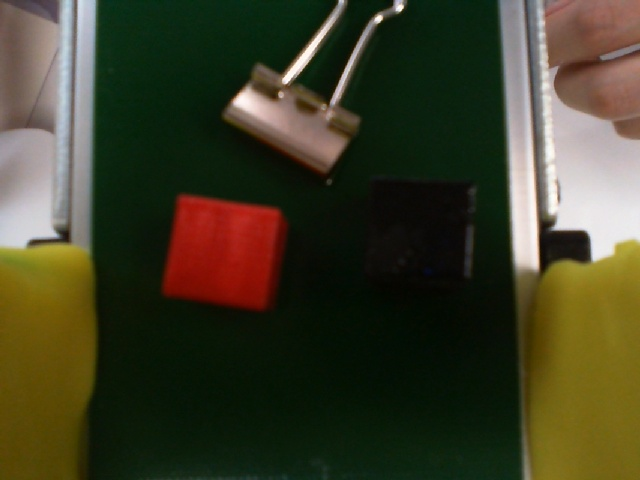
#> input picture HueBot/Vision_System/capturing_module/training_datasets/images/image_107.jpg, 640 x 480 px
$ python -i detect_by_cv_ref4.py   (imports and definitions only)
#> lines starting #> are read from the running program, lines starting #| are printed output that depends on the picture; after the words box and inside, x2 and y2 are one past the last pixel; in counts of white or black regions, pixels touching at a corner belong together
#> further down, picture is the input picture: shape (480, 640, 3); mean B, G, R 38.8, 61.6, 62.8
import cv2
import numpy as np

# 세가지 특정 색공간 범위 이외에 다른 색은 검정으로 변환하는 코드
# 단,주황색 영역의 색깔을 #db6b34색으로 변환할것


def extract_and_change_color(frame):
    # HSV 색공간으로 변환
    hsv = cv2.cvtColor(frame, cv2.COLOR_BGR2HSV)
#> hsv: shape (480, 640, 3); mean H, S, V 49.6, 156.3, 72.2

    # 색상 범위 설정 (HSV)
    lower_red = np.array([0, 50, 50])
    upper_red = np.array([10, 255, 255])
    lower_orange = np.array([11, 100, 100])
    upper_orange = np.array([25, 255, 255])
    lower_yellow = np.array([26, 100, 100])
    upper_yellow = np.array([34, 255, 255])

    # 주황색 마스크 생성 및 색상 변경
    orange_mask = cv2.inRange(hsv, lower_orange, upper_orange)
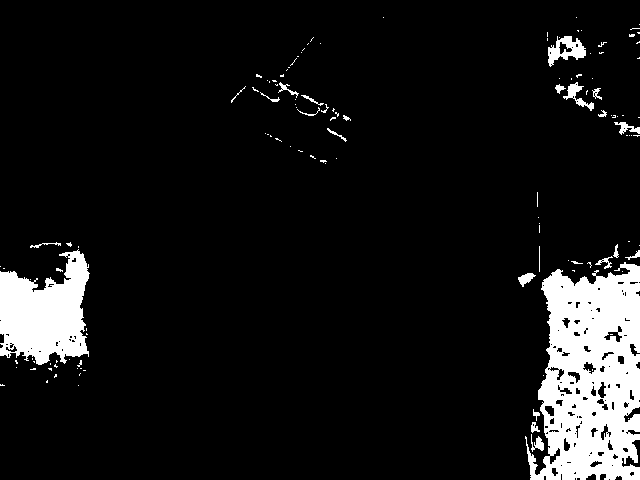
#> orange_mask: shape (480, 640); 8.8% white; 129 white regions (104 under 20 px), largest, box (x1, y1, x2, y2) and area: (525, 262, 640, 480) 17541, (0, 249, 90, 365) 6968, (548, 36, 586, 67) 586
    target_color_bgr = np.array([int('db', 16), int('6b', 16), int('34', 16)])
    frame[orange_mask != 0] = target_color_bgr
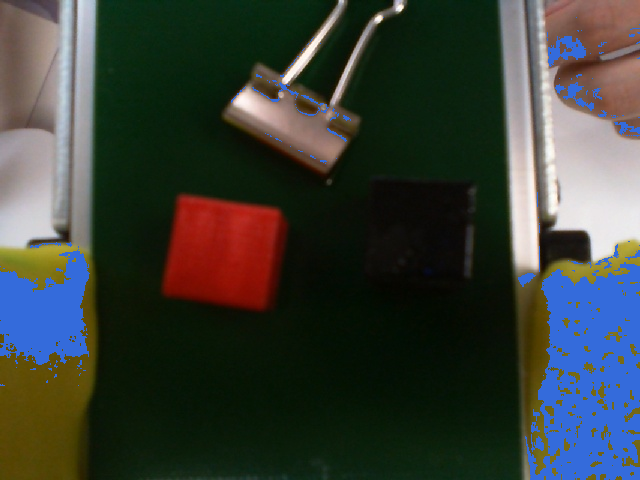
#> frame: shape (480, 640, 3); 8.81% of pixels changed, all inside (x1, y1, x2, y2) = (0, 17, 640, 480)

    # 다른 색상 마스크 생성 및 합치기
    red_mask = cv2.inRange(hsv, lower_red, upper_red)
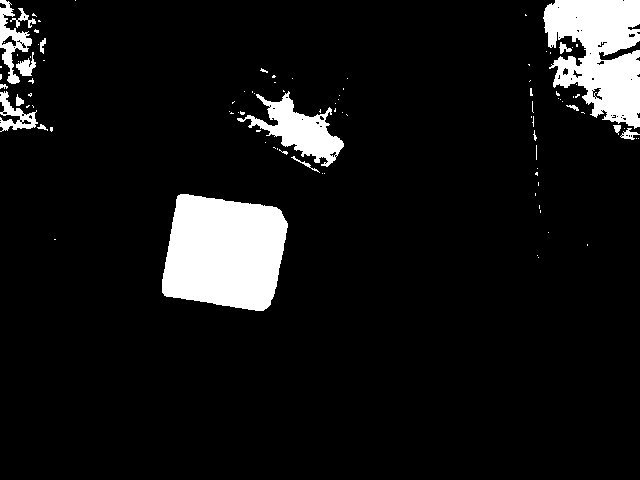
#> red_mask: shape (480, 640); 8.4% white; 97 white regions (81 under 20 px), largest, box (x1, y1, x2, y2) and area: (162, 194, 288, 311) 11710, (543, 0, 640, 129) 8407, (237, 91, 344, 167) 2952
    yellow_mask = cv2.inRange(hsv, lower_yellow, upper_yellow)
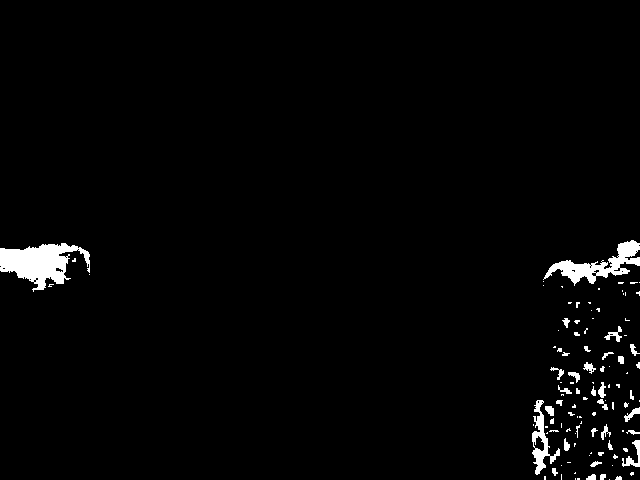
#> yellow_mask: shape (480, 640); 2.1% white; 108 white regions (72 under 20 px), largest, box (x1, y1, x2, y2) and area: (0, 243, 90, 292) 2314, (543, 240, 640, 286) 1488, (532, 400, 560, 475) 681
    mask = cv2.bitwise_or(red_mask, yellow_mask)
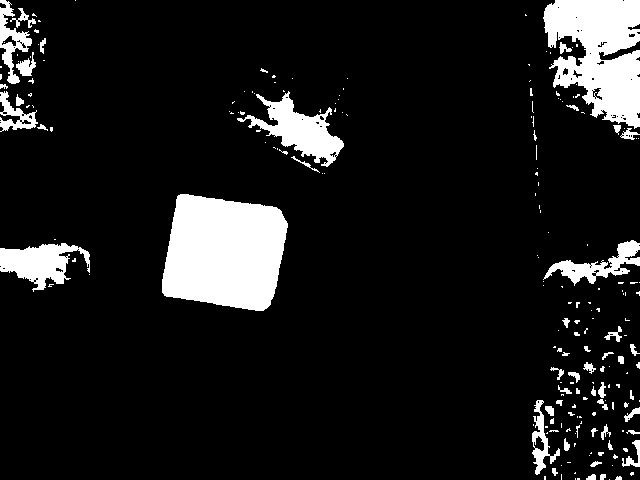
#> mask: shape (480, 640); 10.6% white; 205 white regions (153 under 20 px), largest, box (x1, y1, x2, y2) and area: (162, 194, 288, 311) 11710, (543, 0, 640, 129) 8407, (237, 91, 344, 167) 2952

    # 원본 이미지에 마스크 적용
    result = cv2.bitwise_and(frame, frame, mask=mask)
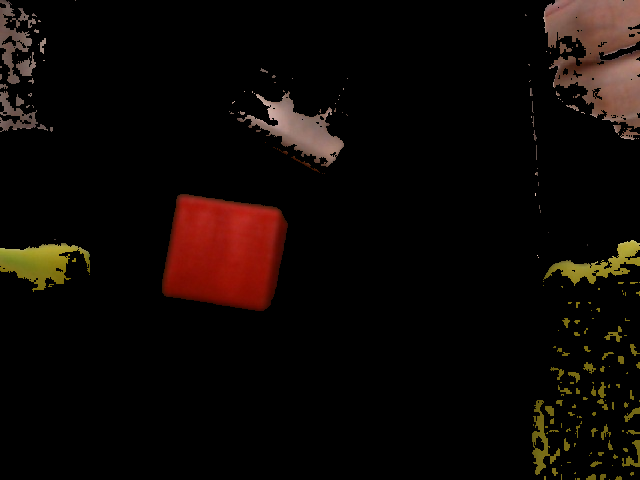
#> result: shape (480, 640, 3); mean B, G, R 5, 7.9, 14.2
    return result


def main():
    cap = cv2.VideoCapture("http://192.168.68.229:8080/?action=stream")
    if not cap.isOpened():
        print("카메라를 열 수 없습니다.")
        return -1

    while True:
        ret, frame = cap.read()
        if not ret:
            break

        result = extract_colors(frame)
        cv2.imshow('video', result)
        if cv2.waitKey(1) == 27:  # ESC 키를 누르면 종료
            break

    cap.release()
    cv2.destroyAllWindows()

# [2 lines not run here, left out]

>>> import cv2
>>> picture = cv2.imread('../../../HueBot/Vision_System/capturing_module/training_datasets/images/image_107.jpg')
>>> result = extract_and_change_color(picture)

$ run again, on HueBot/Vision_System/capturing_module/training_datasets/images/image_116.jpg
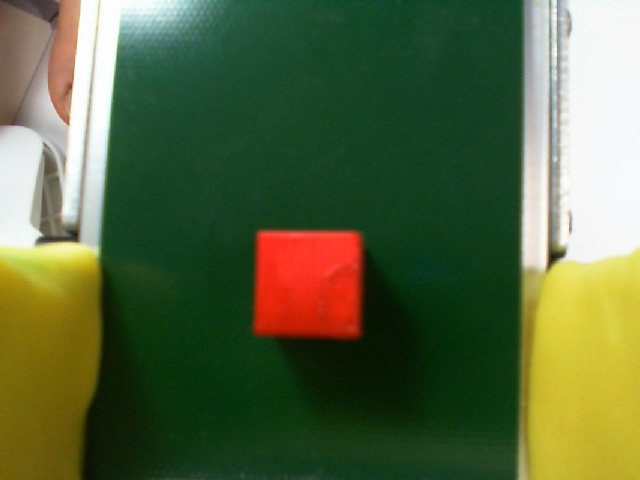
#> input picture HueBot/Vision_System/capturing_module/training_datasets/images/image_116.jpg, 640 x 480 px
#> picture is the input picture: shape (480, 640, 3); mean B, G, R 63.7, 102.5, 87.6
#> hsv: shape (480, 640, 3); mean H, S, V 55.3, 155.5, 112.6
#> in extract_and_change_color, `orange_mask = cv2.inRange(hsv, lower_orange, upper_orange)`:
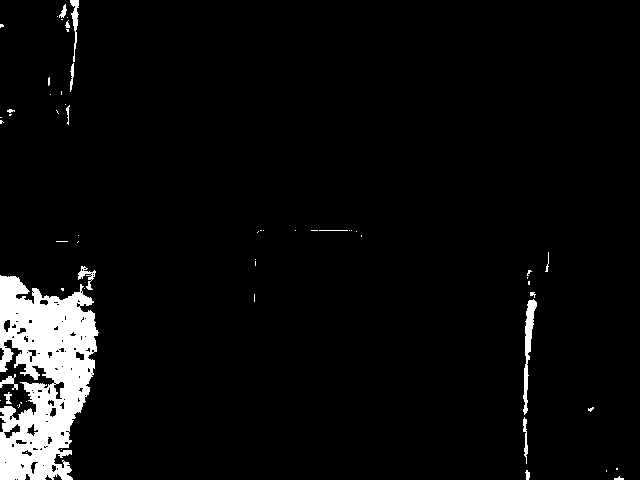
#> orange_mask: shape (480, 640); 4.8% white; 60 white regions (43 under 20 px), largest, box (x1, y1, x2, y2) and area: (0, 275, 99, 480) 13027, (523, 299, 537, 415) 600, (70, 0, 79, 62) 217
#> frame: shape (480, 640, 3); 4.82% of pixels changed, all inside (x1, y1, x2, y2) = (0, 0, 624, 480)
#> red_mask: shape (480, 640); 4.8% white; 30 white regions (25 under 20 px), largest, box (x1, y1, x2, y2) and area: (254, 230, 365, 340) 11648, (43, 0, 75, 125) 2346, (0, 0, 39, 36) 387, (0, 114, 21, 126) 85, (0, 54, 4, 64) 31
#> yellow_mask: shape (480, 640); 10.2% white; 92 white regions (72 under 20 px), largest, box (x1, y1, x2, y2) and area: (520, 250, 640, 480) 24761, (0, 245, 100, 332) 3992, (0, 340, 64, 420) 1560
#> mask: shape (480, 640); 15% white; 122 white regions (97 under 20 px), largest, box (x1, y1, x2, y2) and area: (520, 250, 640, 480) 24761, (254, 230, 365, 340) 11648, (0, 245, 100, 332) 3992
#> in extract_and_change_color, `result = cv2.bitwise_and(frame, frame, mask=mask)`:
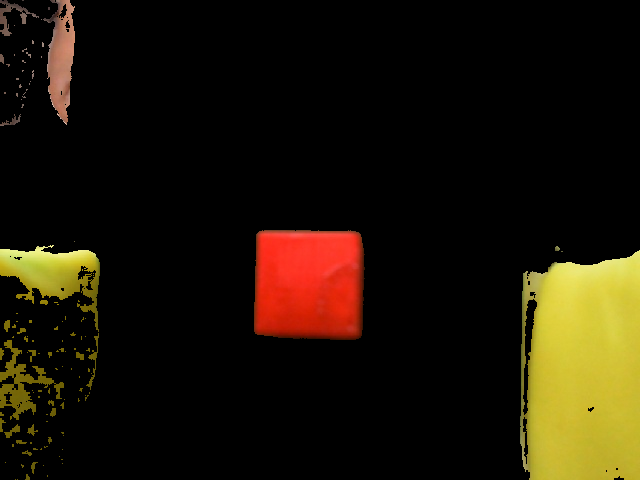
#> result: shape (480, 640, 3); mean B, G, R 7.1, 21.3, 29.7
